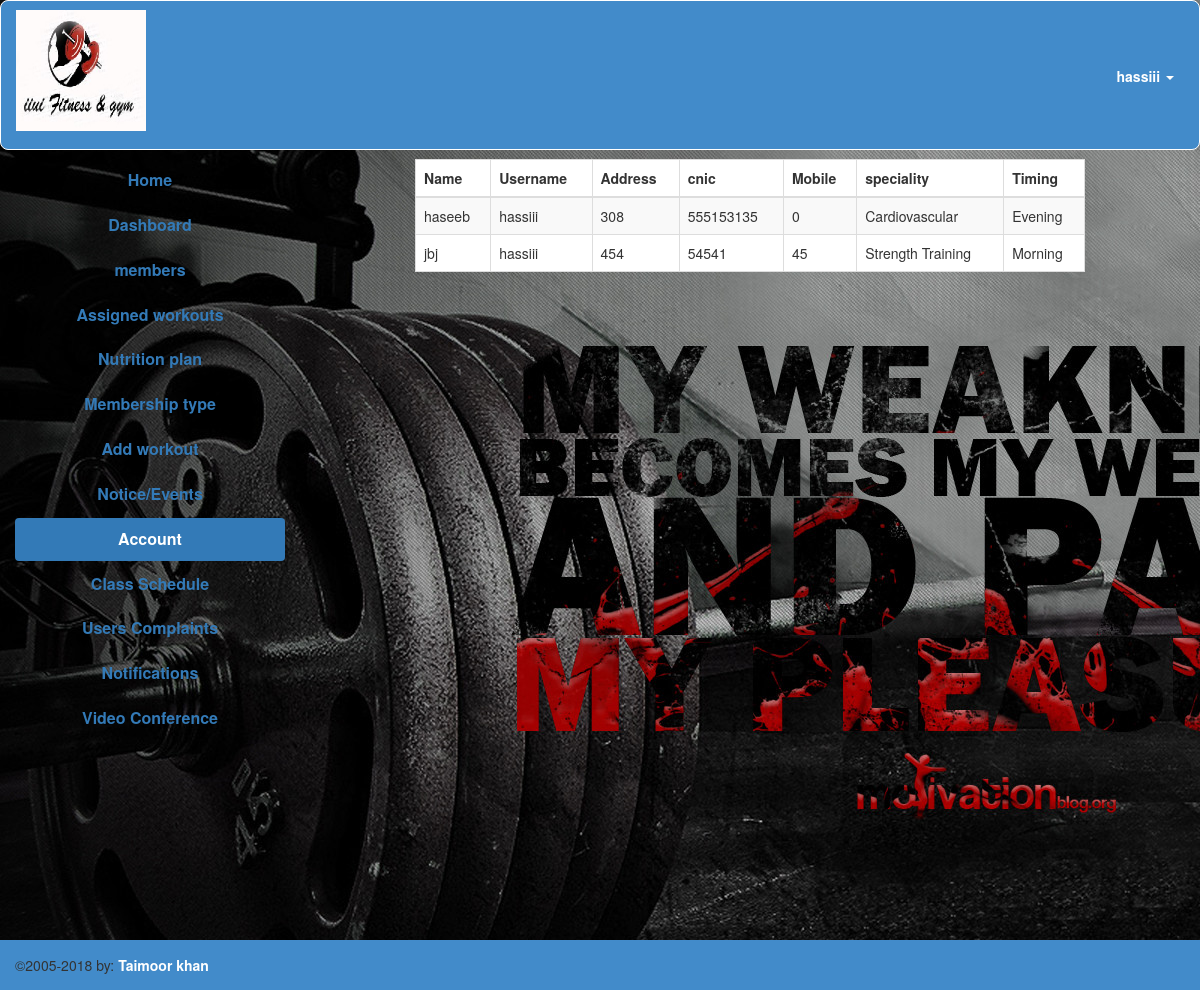
The page /stamina/FYP/Registerations/welcometrainer.php?profile (signed in) on the database its author committed.
### tables this page shows
CREATE TABLE IF NOT EXISTS `trainer` (
`id` int(10) NOT NULL,
  `name` text NOT NULL,
  `username` varchar(200) NOT NULL,
  `password` varchar(200) NOT NULL,
  `address` text NOT NULL,
  `cnic` text NOT NULL,
  `mobile` text NOT NULL,
  `special` text NOT NULL,
  `timing` text NOT NULL,
  `img` varchar(100) NOT NULL
);

### stamina/FYP/Registerations/tprofile.php (the view, shortened to what this page needs)
<?php
require 'db.php';
if (isset($_SESSION['username'])) {
  	$jojo=$_SESSION['username'];
?>
<!DOCTYPE html>
<html>
<head>
</head>
<body>
	<div>
<table  class="table  table-bordered table-responsive table-striped table-hover">
	<thead>
		<tr>
			<th>Name</th>
			<th>Username</th>
			<th>Address</th>
			<th>cnic</th>
			<th>Mobile</th>
			<th>speciality</th>
			<th>Timing</th>
		</tr>
	</thead>
	<tbody>
		<?php
$query="SELECT name,username,address,cnic,mobile,special,timing FROM trainer where username='$jojo'";
$o=mysqli_query($con,$query);
while ($single=mysqli_fetch_assoc($o)) {
		?>
		<tr>
			<td><?php echo $single['name']; ?></td>
			<td><?php echo $single['username']; ?></td>
			<td><?php echo $single['address']; ?></td>
			<td><?php echo $single['cnic']; ?></td>
			<td><?php echo $single['mobile']; ?></td>
			<td><?php echo $single['special']; ?></td>
			<td><?php echo $single['timing']; ?></td>
		</tr>
<?php }?>
	</tbody>
</table>
	</div>
</body>
</html>
<?php
}else{
	header("location:welcometrainer.php");
}
?>

### stamina/FYP/Registerations/welcometrainer.php (style rules this page uses)
body { background-image: url(../images/logi.jpg); }
.right_content table { background: white; }
* { margin: 0; padding: 0; }
body,html { margin:0px; }

### rows shown on the page
trainer: name "haseeb", username "hassiii", address "308", cnic "555153135", mobile "0", special "Cardiovascular", timing "Evening"
trainer: name "jbj", username "hassiii", address "454", cnic "54541", mobile "45", special "Strength Training", timing "Morning"

### other values the page prints
$ui "hassiii"
